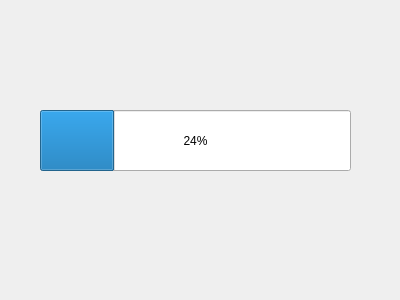
<?xml version="1.0" encoding="UTF-8"?>
<ui version="4.0">
 <class>Dialog</class>
 <widget class="QDialog" name="Dialog">
  <property name="geometry">
   <rect>
    <x>0</x>
    <y>0</y>
    <width>400</width>
    <height>300</height>
   </rect>
  </property>
  <property name="windowTitle">
   <string>Dialog</string>
  </property>
  <widget class="QProgressBar" name="progressBar">
   <property name="geometry">
    <rect>
     <x>40</x>
     <y>110</y>
     <width>311</width>
     <height>61</height>
    </rect>
   </property>
   <property name="value">
    <number>24</number>
   </property>
  </widget>
 </widget>
 <resources/>
 <connections/>
</ui>
